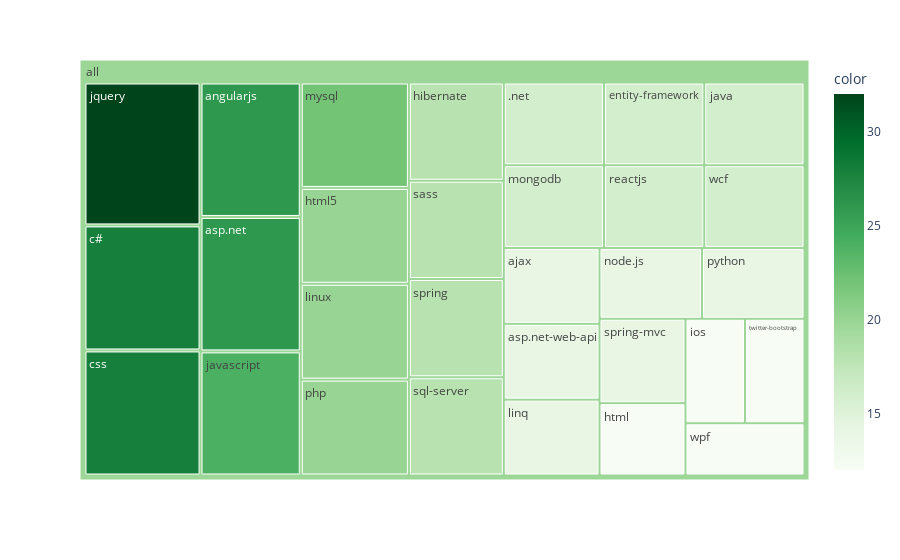

The notebook cell saved with this chart:
### Markdown cell above
A treemapping is a method for displaying hierarchical data using nested figures, usually rectangles. We can use a treemap to visualize all the items from our dataset more interactive.

### Code cell
# importing required module
import plotly.express as px

# to have a same origin
df_table["all"] = "all" 

# creating tree map using plotly
fig = px.treemap(df_table.head(30), path=['all', "items"], values='incident_count',
                  color=df_table["incident_count"].head(30), hover_data=['items'],
                  color_continuous_scale='Greens',
                )
# ploting the treemap
fig.show()

### Figure 1 — Plotly figure (JSON) as saved in the notebook; plotly's stock layout.template omitted (floating-point values rounded to 4 significant figures)
{"data": [{"branchvalues": "total", "customdata": [[".net", 16], ["ajax", 14], ["angularjs", 26], ["asp.net", 26], ["asp.net-web-api", 14], ["c#", 28], ["css", 28], ["entity-framework", 16], ["hibernate", 18], ["html", 12], ["html5", 20], ["ios", 12], ["java", 16], ["javascript", 24], ["jquery", 32], ["linq", 14], ["linux", 20], ["mongodb", 16], ["mysql", 22], ["node.js", 14], ["php", 20], ["python", 14], ["reactjs", 16], ["sass", 18], ["spring", 18], ["spring-mvc", 14], ["sql-server", 18], ["twitter-bootstrap", 12], ["wcf", 16], ["wpf", 12], ["(?)", 19.76]], "domain": {"x": [0, 1], "y": [0, 1]}, "hovertemplate": "labels=%{label}<br>incident_count=%{value}<br>parent=%{parent}<br>id=%{id}<br>items=%{customdata[0]}<br>color=%{color}<extra></extra>", "ids": ["all/.net", "all/ajax", "all/angularjs", "all/asp.net", "all/asp.net-web-api", "all/c#", "all/css", "all/entity-framework", "all/hibernate", "all/html", "all/html5", "all/ios", "all/java", "all/javascript", "all/jquery", "all/linq", "all/linux", "all/mongodb", "all/mysql", "all/node.js", "all/php", "all/python", "all/reactjs", "all/sass", "all/spring", "all/spring-mvc", "all/sql-server", "all/twitter-bootstrap", "all/wcf", "all/wpf", "all"], "labels": [".net", "ajax", "angularjs", "asp.net", "asp.net-web-api", "c#", "css", "entity-framework", "hibernate", "html", "html5", "ios", "java", "javascript", "jquery", "linq", "linux", "mongodb", "mysql", "node.js", "php", "python", "reactjs", "sass", "spring", "spring-mvc", "sql-server", "twitter-bootstrap", "wcf", "wpf", "all"], "marker": {"coloraxis": "coloraxis", "colors": [16, 14, 26, 26, 14, 28, 28, 16, 18, 12, 20, 12, 16, 24, 32, 14, 20, 16, 22, 14, 20, 14, 16, 18, 18, 14, 18, 12, 16, 12, 19.76]}, "name": "", "parents": ["all", "all", "all", "all", "all", "all", "all", "all", "all", "all", "all", "all", "all", "all", "all", "all", "all", "all", "all", "all", "all", "all", "all", "all", "all", "all", "all", "all", "all", "all", ""], "type": "treemap", "values": [16, 14, 26, 26, 14, 28, 28, 16, 18, 12, 20, 12, 16, 24, 32, 14, 20, 16, 22, 14, 20, 14, 16, 18, 18, 14, 18, 12, 16, 12, 546]}], "layout": {"coloraxis": {"colorbar": {"title": {"text": "color"}}, "colorscale": [[0, "rgb(247,252,245)"], [0.125, "rgb(229,245,224)"], [0.25, "rgb(199,233,192)"], [0.375, "rgb(161,217,155)"], [0.5, "rgb(116,196,118)"], [0.625, "rgb(65,171,93)"], [0.75, "rgb(35,139,69)"], [0.875, "rgb(0,109,44)"], [1, "rgb(0,68,27)"]]}, "legend": {"tracegroupgap": 0}, "margin": {"t": 60}}}
